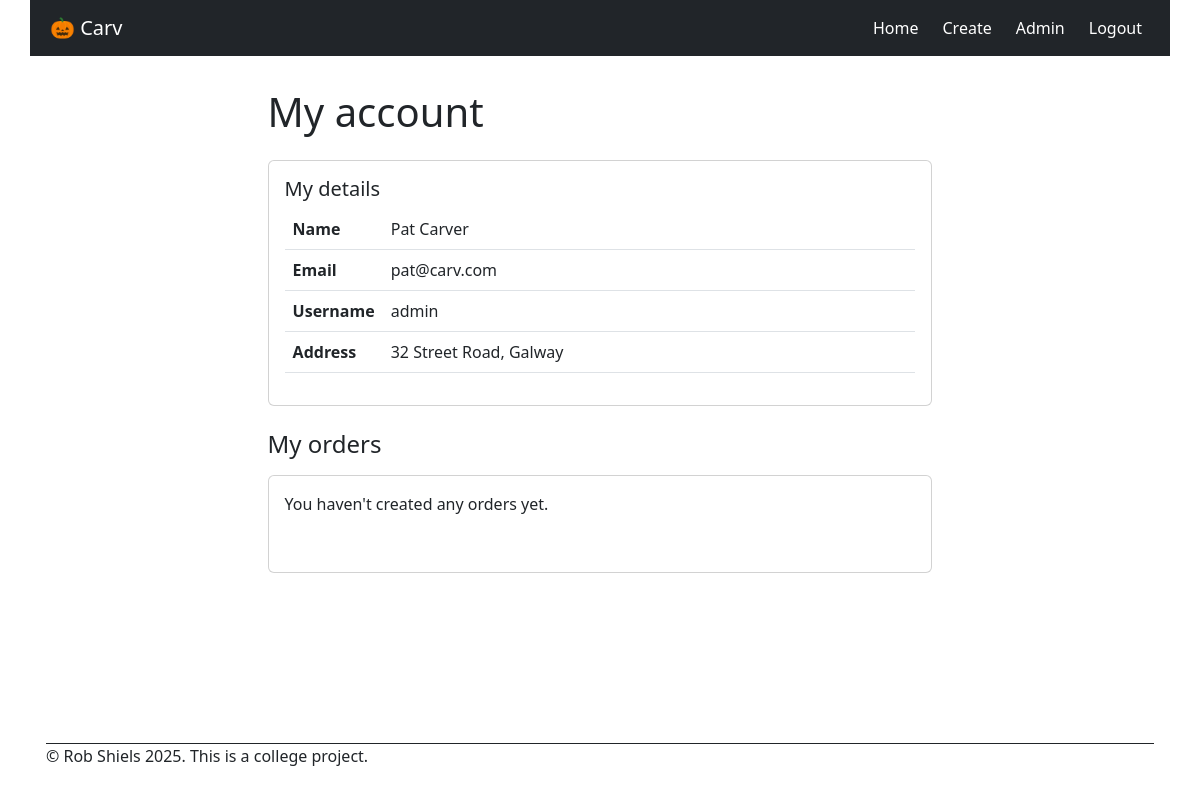
/my-account (signed in), run on the app's committed database.
### models.py (models this page shows, shortened)
class User(db.Model, UserMixin):
    __tablename__ = 'user'
    user_id: Mapped[int] = mapped_column(primary_key=True)
    username: Mapped[str] = mapped_column(nullable=False)
    password: Mapped[str] = mapped_column(nullable=False)
    name: Mapped[str] = mapped_column(nullable=False)
    email: Mapped[str] = mapped_column(nullable=False, unique=True)
    address: Mapped[str] = mapped_column(nullable=False)
    role: Mapped[str] = mapped_column(nullable=False, default="customer")
    orders = db.relationship('Order', back_populates='customer')

### app.py (the view)
@app.route("/my-account")
@login_required
def my_account():
    orders = Order.query.filter_by(customer_id=current_user.user_id).order_by(Order.order_id).all()
    return render_template("my-account.html", orders=orders)

### app.py (called while the page is built)
@login_manager.user_loader
def load_user(user_id):
    return User.query.get(int(user_id))

### templates/my-account.html (shortened to what this page needs)
{% set title = "My account" %}
{% extends "base.html" %}
{% block main %}
<div class="card mb-4">
    <div class="card-body">
        <h5 class="card-title ">My details</h5>
        <table class="table">
            <tbody>
                <tr>
                    <th scope="row" class="hug">Name</th>
                    <td>{{ current_user.name }}</td>
                </tr>
                <tr>
                    <th scope="row" class="hug">Email</th>
                    <td>{{ current_user.email }}</td>
                </tr>
                <tr>
                    <th scope="row" class="hug">Username</th>
                    <td>{{ current_user.username }}</td>
                </tr>
                <tr>
                    <th scope="row" class="hug">Address</th>
                    <td>{{ current_user.address }}</td>
                </tr>
            </tbody>
        </table>
    </div>
</div>
<h4 class="card-title mb-3">My orders</h4>
{% if not orders %}
<div class="card mb-3">
    <div class="card-body">
        <div class="pb-4">
            <p>You haven't created any orders yet.</p>
        </div>
    </div>
</div>
{% endif %}
{% endblock %}

### static/css/style.css (style rules this page uses)
* { margin: 0px; padding: 0px; font-size: 16px; }
html { height: 100%; color: white; }
body { margin: 0px; min-height: 100vh; }
.table td.hug, .table th.hug { width: 1%; white-space: nowrap; }
@media (min-width: 480px) { body { margin: 0px 24px; max-width: 1140px; margin-left: auto; margin-right: auto; } }
@media (min-width: 480px) { .card { width:60%; } }

### data on the page
User: name "Pat Carver", email "pat@carv.com", username "admin", address "32 Street Road, Galway"

### other printed values
{{ title or "Welcome" }} "My account"
